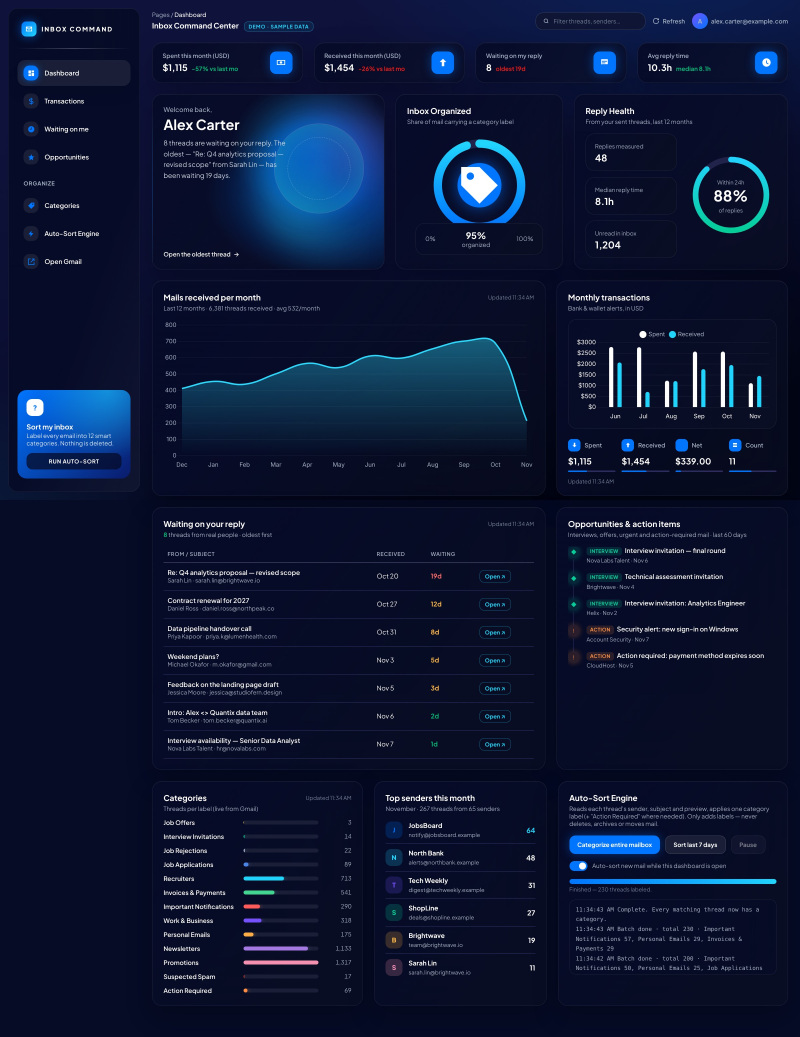
#> input picture inbox-command-center/0-full-page.jpg, 2400 x 3111 px (shown at 1/3 size)
$ python -i imaging.py   (imports and definitions only)   (older library calls are emulated)
#> lines starting #> are read from the running program, lines starting #| are printed output that depends on the picture
#> further down, picture is the input picture: shape (3111, 2400, 3); mean B, G, R 52.2, 22.9, 12.8
"""Small OpenCV helpers shared by stages."""
from __future__ import annotations

from pathlib import Path

import cv2
import numpy as np

ANALYSIS_WIDTH = 640  # frames are normalised to this width before computing stats


def resize_to_width(img: np.ndarray, width: int) -> np.ndarray:
#> called with width = 640
    h, w = img.shape[:2]
#> h = 3111; w = 2400
    if w <= width:
        return img
    new_h = max(1, int(round(h * width / w)))
#> new_h = 830
    return cv2.resize(img, (width, new_h), interpolation=cv2.INTER_AREA)
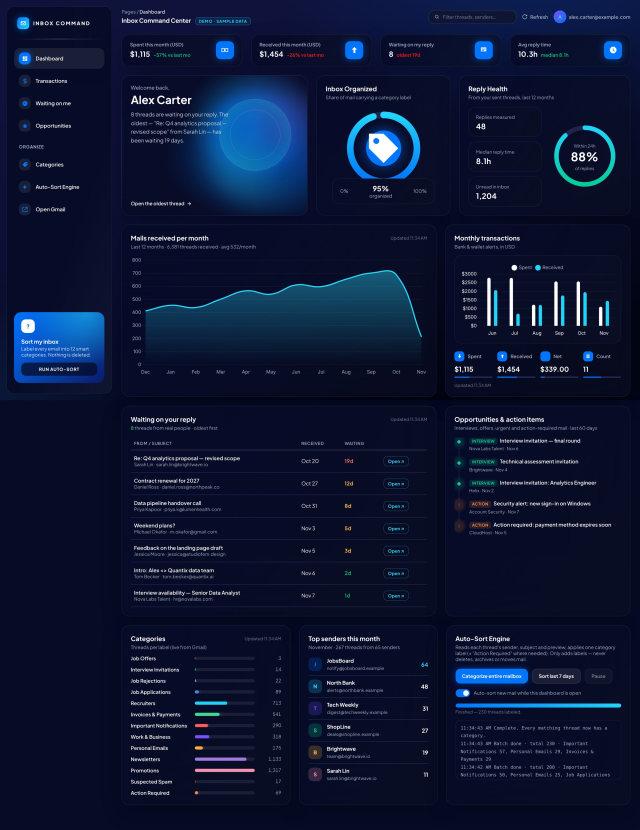
#> returned value: shape (830, 640, 3); mean of channels 0, 1, 2 52.2, 22.9, 12.8; drawn as B, G, R


def frame_stats(img: np.ndarray) -> tuple[float, float, float]:
    """Return (brightness 0-255, contrast = std of luma, sharpness = variance of Laplacian)."""
    small = resize_to_width(img, ANALYSIS_WIDTH)
    gray = cv2.cvtColor(small, cv2.COLOR_BGR2GRAY) if small.ndim == 3 else small
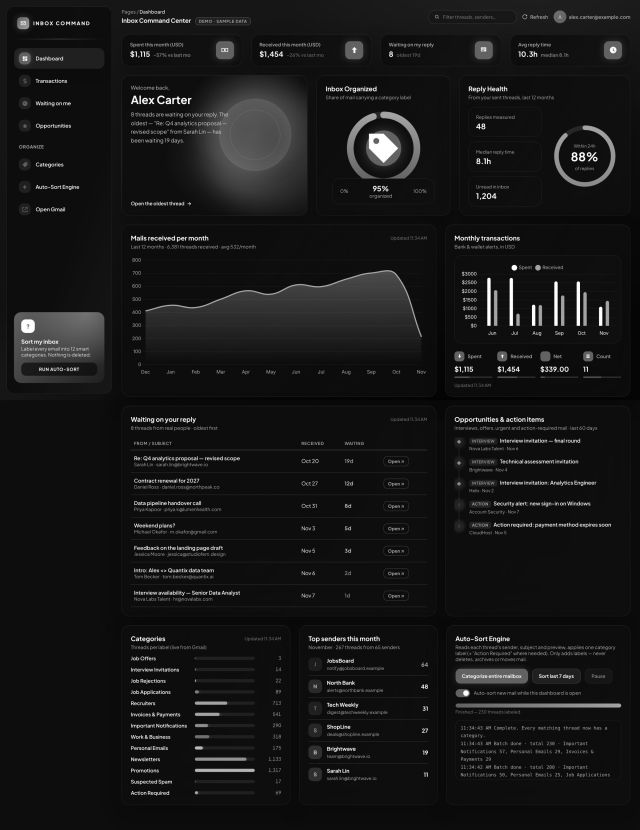
#> gray: shape (830, 640); min 2, max 255, mean 23.3
    brightness = float(gray.mean())
#> brightness = 23.27
    contrast = float(gray.std())
#> contrast = 28.29
    sharpness = float(cv2.Laplacian(gray, cv2.CV_64F).var())
#> sharpness = 1957.3
    return round(brightness, 2), round(contrast, 2), round(sharpness, 2)


def write_jpeg(path: Path, img: np.ndarray, quality: int) -> None:
    """Encode in memory and write with Python I/O (cv2.imwrite fails on non-ASCII Windows paths)."""
    ok, buf = cv2.imencode(".jpg", img, [int(cv2.IMWRITE_JPEG_QUALITY), int(quality)])
    if not ok:
        raise RuntimeError("JPEG encoding failed")
    path.parent.mkdir(parents=True, exist_ok=True)
    path.write_bytes(buf.tobytes())

>>> import cv2
>>> picture = cv2.imread('../../../../../../inbox-command-center/0-full-page.jpg')
>>> result = frame_stats(picture)
#> result = (23.27, 28.29, 1957.3)

$ run again, on inbox-command-center/1-dashboard-overview.jpg
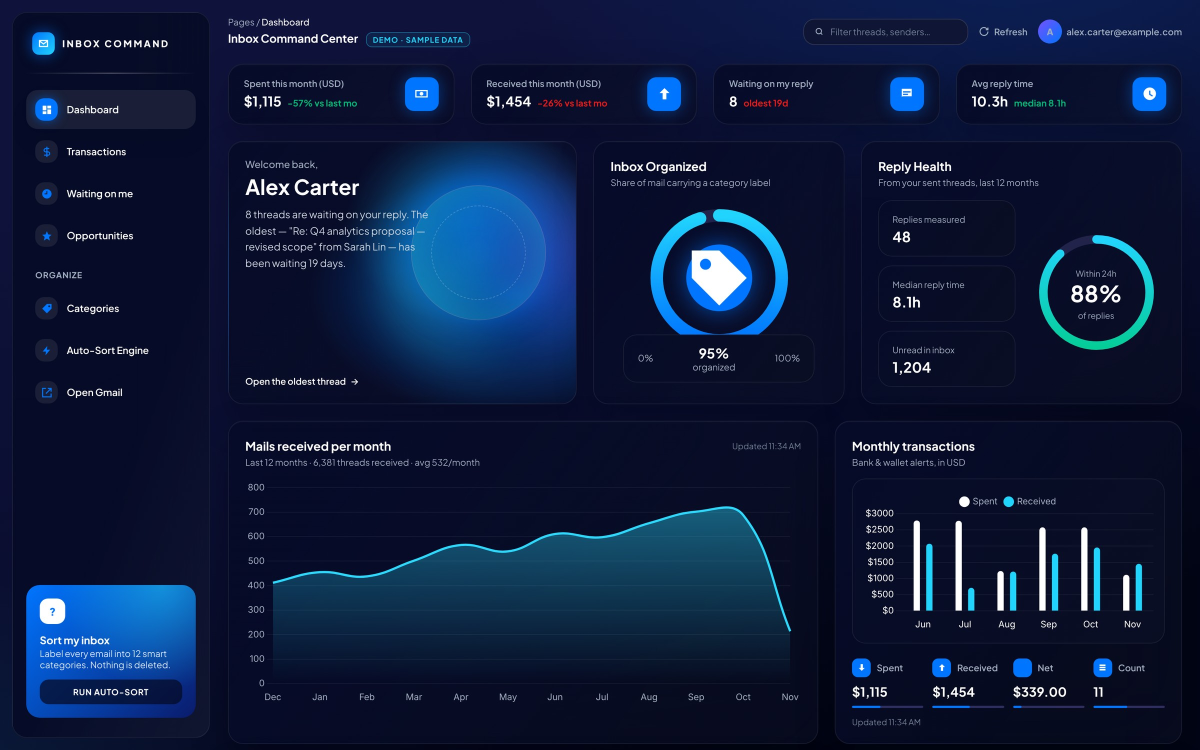
#> input picture inbox-command-center/1-dashboard-overview.jpg, 2400 x 1500 px (shown at 1/2 size)
#> picture is the input picture: shape (1500, 2400, 3); mean B, G, R 61.3, 28.4, 13.9
#> in resize_to_width, `return cv2.resize(img, (width, new_h), interpolation=cv2.INTER_AREA)`:
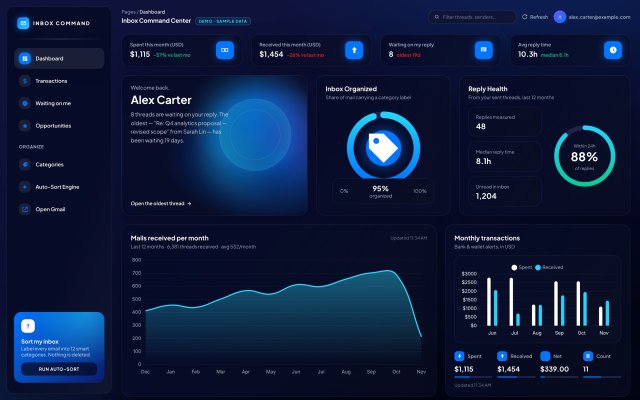
#> returned value: shape (400, 640, 3); mean of channels 0, 1, 2 61.3, 28.4, 13.9; drawn as B, G, R
#> in frame_stats, `gray = cv2.cvtColor(small, cv2.COLOR_BGR2GRAY) if small.ndim == 3 else..`:
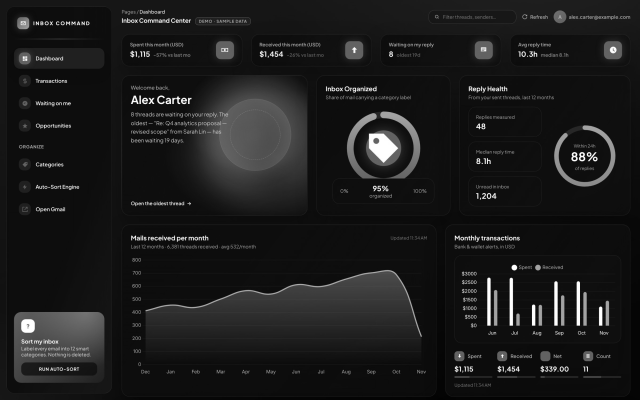
#> gray: shape (400, 640); min 2, max 255, mean 27.9
#> brightness = 27.85
#> contrast = 32.61
#> sharpness = 1928.2
#> result = (27.85, 32.61, 1928.2)

$ run again, on inbox-command-center/2-charts-mail-volume-transactions.jpg
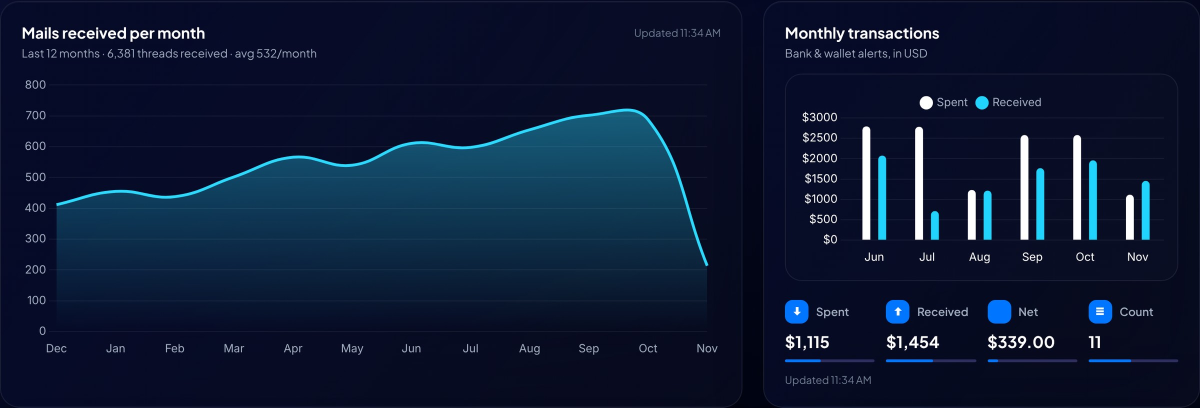
#> input picture inbox-command-center/2-charts-mail-volume-transactions.jpg, 2400 x 815 px (shown at 1/2 size)
#> picture is the input picture: shape (815, 2400, 3); mean B, G, R 52.2, 26.3, 13.6
#> in resize_to_width, `return cv2.resize(img, (width, new_h), interpolation=cv2.INTER_AREA)`:
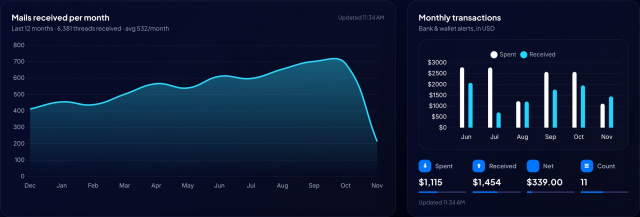
#> returned value: shape (217, 640, 3); mean of channels 0, 1, 2 52.2, 26.3, 13.6; drawn as B, G, R
#> in frame_stats, `gray = cv2.cvtColor(small, cv2.COLOR_BGR2GRAY) if small.ndim == 3 else..`:
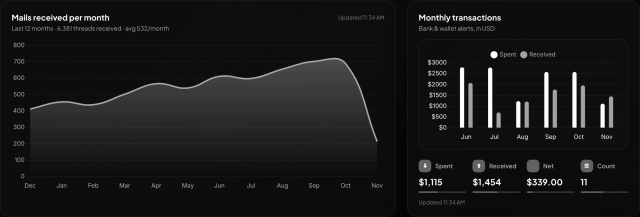
#> gray: shape (217, 640); min 2, max 255, mean 25.5
#> brightness = 25.54
#> contrast = 32.54
#> sharpness = 2045.9
#> result = (25.54, 32.54, 2045.9)

$ run again, on inbox-command-center/3-waiting-on-reply-opportunities.jpg
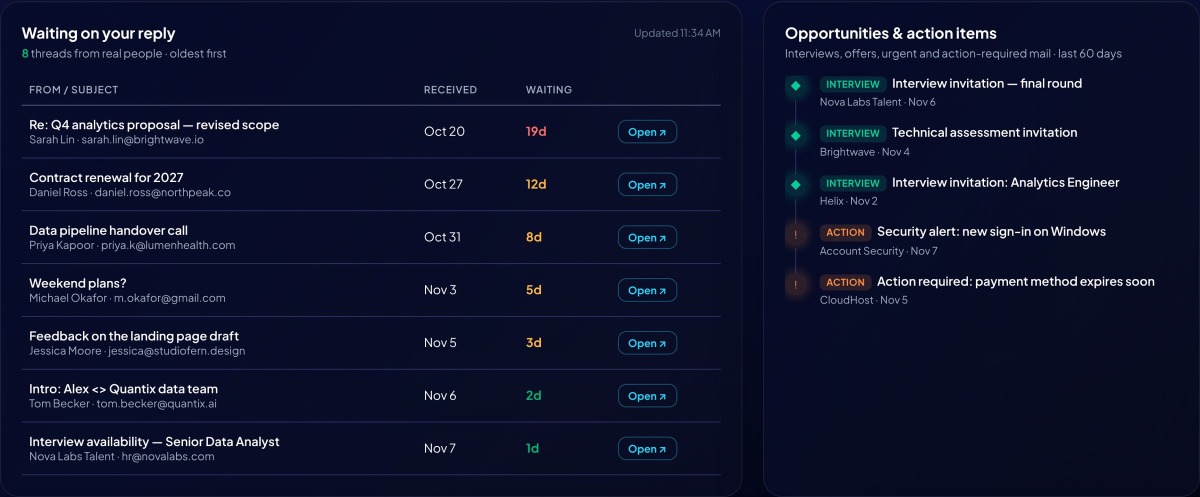
#> input picture inbox-command-center/3-waiting-on-reply-opportunities.jpg, 2400 x 994 px (shown at 1/2 size)
#> picture is the input picture: shape (994, 2400, 3); mean B, G, R 45, 18.7, 13.8
#> in resize_to_width, `return cv2.resize(img, (width, new_h), interpolation=cv2.INTER_AREA)`:
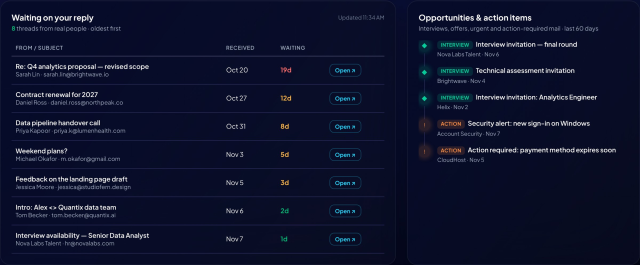
#> returned value: shape (265, 640, 3); mean of channels 0, 1, 2 45, 18.7, 13.8; drawn as B, G, R
#> in frame_stats, `gray = cv2.cvtColor(small, cv2.COLOR_BGR2GRAY) if small.ndim == 3 else..`:
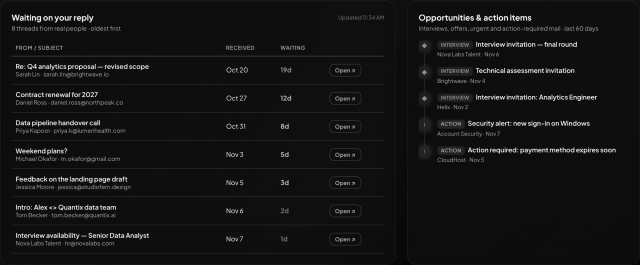
#> gray: shape (265, 640); min 4, max 253, mean 20.3
#> brightness = 20.3
#> contrast = 24.82
#> sharpness = 3344.5
#> result = (20.3, 24.82, 3344.5)
